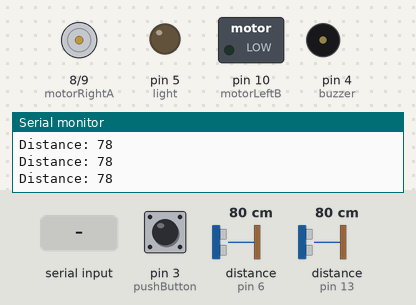
Simulated run of this sketch. Board: Arduino Uno, built with avr-gcc and run on an emulated ATmega328P. On the bench: motor-driver pin pairs drawn as motors (green arrow = first pin HIGH = forward, orange = second pin HIGH = backward, longer = more drive), switched loads named in the sketch (green lamp = pin HIGH), output pins drawn as LEDs (lit = HIGH), buzzer (waves = sounding, pin HIGH), the last lines printed to the serial monitor. Wiring (inferred from the names in the program): 2 × ultrasonic range finder: trigger pin 7, echo pin 6 / trigger pin 12, echo pin 13. The inputs (shaded band) are chosen by the test bench; at power-on: pin 3 (pushButton) HIGH, distance to the obstacle (sensors on pin 6, pin 13) 80 cm. The echo pulse lasts 58.3 µs per cm; pins used as bus, display or sensor lines are not drawn.

Above: at 1.2 s.
1.3 s: pin 3 (pushButton) pulled LOW for 0.15 s
At 1.38 s:
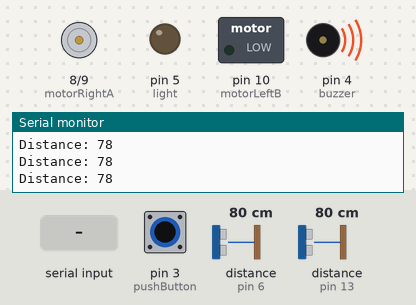
2.9 s: "C" received over Serial
At 3.5 s:
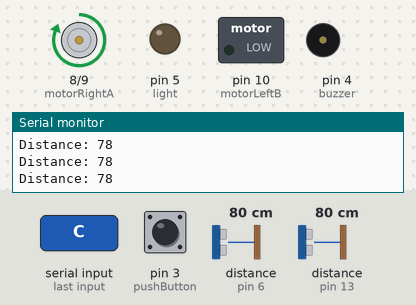
4.4 s: byte 71 ('G') received over Serial
At 5.1 s:
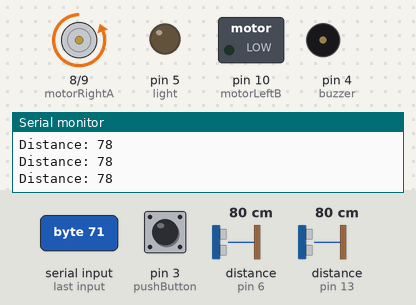
5.9 s: byte 65 ('A') received over Serial
At 6.9 s:
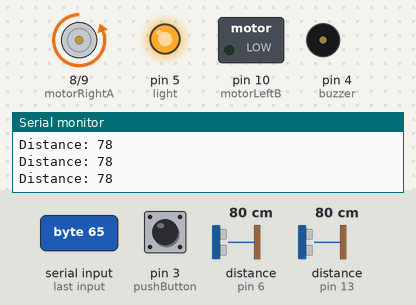
7.4 s: distance to the obstacle (sensor on pin 6) set to 24 cm
8.9 s: distance to the obstacle (sensor on pin 6) set to 19 cm
At 10.3 s:
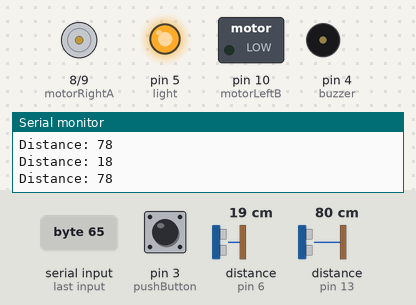
Timing chart, 0 to 11.4 s (numbered marks = the images above; inputs shaded):
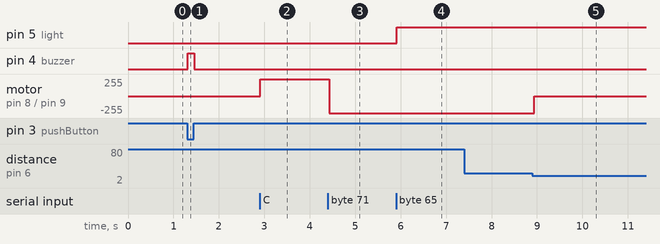

The sketch:

bluetooth_control.ino
```cpp
int motorRightA = 8;    //Right Motor-clockwise
int motorRightB = 9;   //Right Motor-anticlockwise
int motorLeftA = 11;   //Left Motor-clockwise
int motorLeftB = 10;   //Left Motor-clockwise
int trigPin1 = 12;     // Trig Pin
int echoPin1 = 13;     // Echo Pin
long duration1;
int distance1;
int update_interval=100; // time interval in ms for updating panel indicators
unsigned long last_time=0; // time of last update
char data_in = 0;            //Bluetooth Control
int trigPin2 = 7;       // Trig Pin
int echoPin2 = 6;       // Echo Pin
long duration2;
int distance2;
int light = 5;
int buzzer = 4;
int pushButton = 3;
void setup()
{
  pinMode(motorRightA, OUTPUT);
  pinMode(motorRightB, OUTPUT);
  pinMode(motorRightB, OUTPUT);
  pinMode(motorLeftB, OUTPUT);
  pinMode(trigPin1, OUTPUT);
  pinMode(echoPin1, INPUT);
  pinMode(trigPin2, OUTPUT);
  pinMode(echoPin2, INPUT);
  pinMode(light, OUTPUT);
  pinMode(buzzer, OUTPUT);
  pinMode(pushButton, INPUT_PULLUP);
  Serial.println("*.kwl");
Serial.println("clear_panel()");
Serial.println("set_grid_size(14,7)");
Serial.println("add_text_box(3,6,3,L,wheel chair ,245,240,245,)");
Serial.println("add_text_box(8,4,3,L,led,245,240,245,)");
Serial.println("add_text_box(11,4,3,L,alarm ,245,240,245,)");
Serial.println("add_button(4,1,2,C,c)");
Serial.println("add_button(6,2,11,F,f)");
Serial.println("add_button(6,4,5,R,r)");
Serial.println("add_button(4,5,3,D,d)");
Serial.println("add_button(2,4,12,G,g)");
Serial.println("add_button(2,2,4,K,k)");
Serial.println("add_button(4,3,14,S,s)");
Serial.println("add_switch(8,2,4,A,a,0,0)");
Serial.println("add_switch(11,2,4,B,b,0,0)");
Serial.println("set_panel_notes(,,,)");
Serial.println("run()");
Serial.println("*");

  Serial.begin(9600);
}
void loop()
{
  //Light On Off
  lightOnOff();
  //Panic Button
  panicSound();

  //  Right
  digitalWrite(trigPin1, LOW);
  delayMicroseconds(2);
  // Sets the trigPin on HIGH state for 10 micro seconds
  digitalWrite(trigPin1, HIGH);
  delayMicroseconds(10);
  digitalWrite(trigPin1, LOW);
  // Reads the echoPin, returns the sound wave travel time in microseconds
  duration1 = pulseIn(echoPin1, HIGH);
  // Calculating the distance
  distance1 = duration1 * 0.034 / 2;
  // Prints the distance on the Serial Monitor
  Serial.print("Distance: ");
  Serial.println(distance1);

  // Left
  digitalWrite(trigPin2, LOW);
  delayMicroseconds(2);
  // Sets the trigPin on HIGH state for 10 micro seconds
  digitalWrite(trigPin2, HIGH);
  delayMicroseconds(10);
  digitalWrite(trigPin2, LOW);
  // Reads the echoPin, returns the sound wave travel time in microseconds
  duration2 = pulseIn(echoPin2, HIGH);
  // Calculating the distance
  distance2 = duration2 * 0.034 / 2;
  // Prints the distance on the Serial Monitor
  Serial.print("Distance: ");
  Serial.println(distance2);

  if (distance1 <= 20 || distance2 <= 20) {
    //Stop Wheel Chair
    digitalWrite(motorRightA, LOW);
    digitalWrite(motorRightB, LOW);
    digitalWrite(motorLeftA, LOW);
    digitalWrite(motorLeftB, LOW);
    control();
  }
  else {
    control(); // Call All the Control
  }
}

// All the Controls of the Wheel Chair
void control() {
  if (Serial.available() > 0)
  {
    data_in = Serial.read();
    if(data_in=='C')       //move forwards
    {
      digitalWrite(motorRightA, HIGH);
      digitalWrite(motorLeftA,  HIGH);
    }
    else if(data_in=='c')       //STOP
    {
      digitalWrite(motorRightA, LOW);
      digitalWrite(motorLeftA,  LOW);
    }
    if (data_in=='D')       //move backwards
    {
      digitalWrite(motorRightB, HIGH);
      digitalWrite(motorLeftB, HIGH);
    }
    else if (data_in=='d')       //STOP
    {
      digitalWrite(motorRightB, LOW);
      digitalWrite(motorLeftB, LOW);
    }

    else if (data_in=='R')    //right
    {
      digitalWrite(motorRightA, LOW);
      digitalWrite(motorRightB, LOW);
      digitalWrite(motorLeftA, HIGH);
      digitalWrite(motorLeftB, LOW);
    }
    else if (data_in=='r')     //stop!
    {
      digitalWrite(motorRightA, LOW);
      digitalWrite(motorRightB, LOW);
      digitalWrite(motorLeftA, LOW);
      digitalWrite(motorLeftB, LOW);
    }
    else if (data_in=='K')     //left
    {
      digitalWrite(motorRightA, HIGH);
      digitalWrite(motorRightB, LOW);
      digitalWrite(motorLeftA, LOW);
      digitalWrite(motorLeftB, LOW);
    }
    else if (data_in=='k')     //stop!
    {
      digitalWrite(motorRightA, LOW);
      digitalWrite(motorRightB, LOW);
      digitalWrite(motorLeftA, LOW);
      digitalWrite(motorLeftB, LOW);
    }
    else if (data_in=='F')    //forward right
    {
      digitalWrite(motorRightA, HIGH);
      digitalWrite(motorRightB, LOW);
      digitalWrite(motorLeftA, LOW);
      digitalWrite(motorLeftB, HIGH);
    }
    else if (data_in=='f')     //stop!
    {
      digitalWrite(motorRightA, LOW);
      digitalWrite(motorRightB, LOW);
      digitalWrite(motorLeftA, LOW);
      digitalWrite(motorLeftB, LOW);
    }
    else if (data_in=='G')    //forward left
    {
      digitalWrite(motorRightA, LOW);
      digitalWrite(motorRightB, HIGH);
      digitalWrite(motorLeftA, HIGH);
      digitalWrite(motorLeftB, LOW);
    }
    else if (data_in=='g')     //stop!
    {
      digitalWrite(motorRightA, LOW);
      digitalWrite(motorRightB, LOW);
      digitalWrite(motorLeftA, LOW);
      digitalWrite(motorLeftB, LOW);
    }
  }
}
void lightOnOff() {

  if (data_in=='A') {
    digitalWrite(light, HIGH);
  }
  else if (data_in=='a') {
    digitalWrite(light, LOW);
  }
}
void panicSound() {
  int val = digitalRead(pushButton);
  if (val == LOW) {
    digitalWrite(buzzer, HIGH);
  } else {
    digitalWrite(buzzer, LOW);
  }
}
```

Measured:
- the behaviour switches between 22 and 21 cm on distance to the obstacle (sensor on pin 6) (found by bisection; images 4 and 5)
- after the input at 1.3 s, pin 4 (buzzer): LOW → HIGH at once, → LOW 0.15 s later
- after the input at 2.9 s, motor on pin 8 (motorRightA) / pin 9 (motorRightB): stopped → forward 255/255 at once
- after the input at 4.4 s, motor on pin 8 (motorRightA) / pin 9 (motorRightB): forward 255/255 → backward 255/255 at once
- after the input at 5.9 s, pin 5 (light): LOW → HIGH at once
- after the input at 8.9 s, motor on pin 8 (motorRightA) / pin 9 (motorRightB): backward 255/255 → stopped at once
